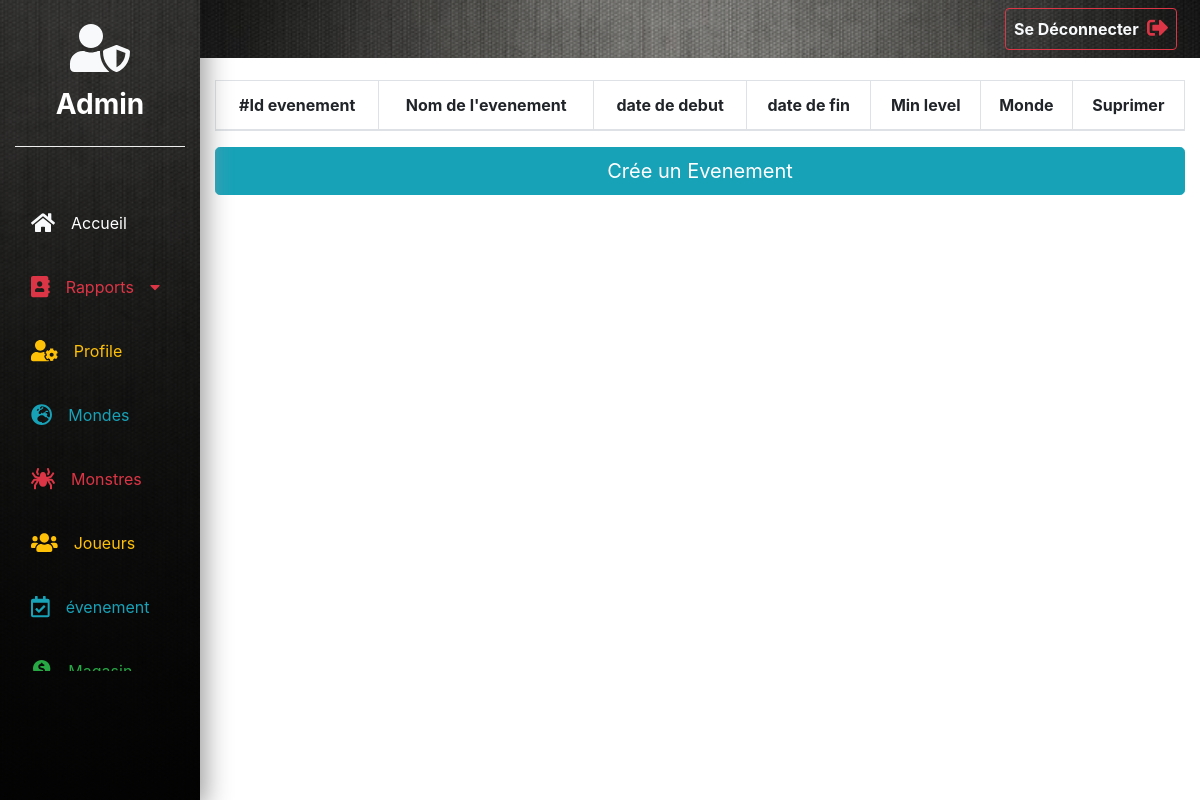
The app's page /admin/evenement.php, older data.
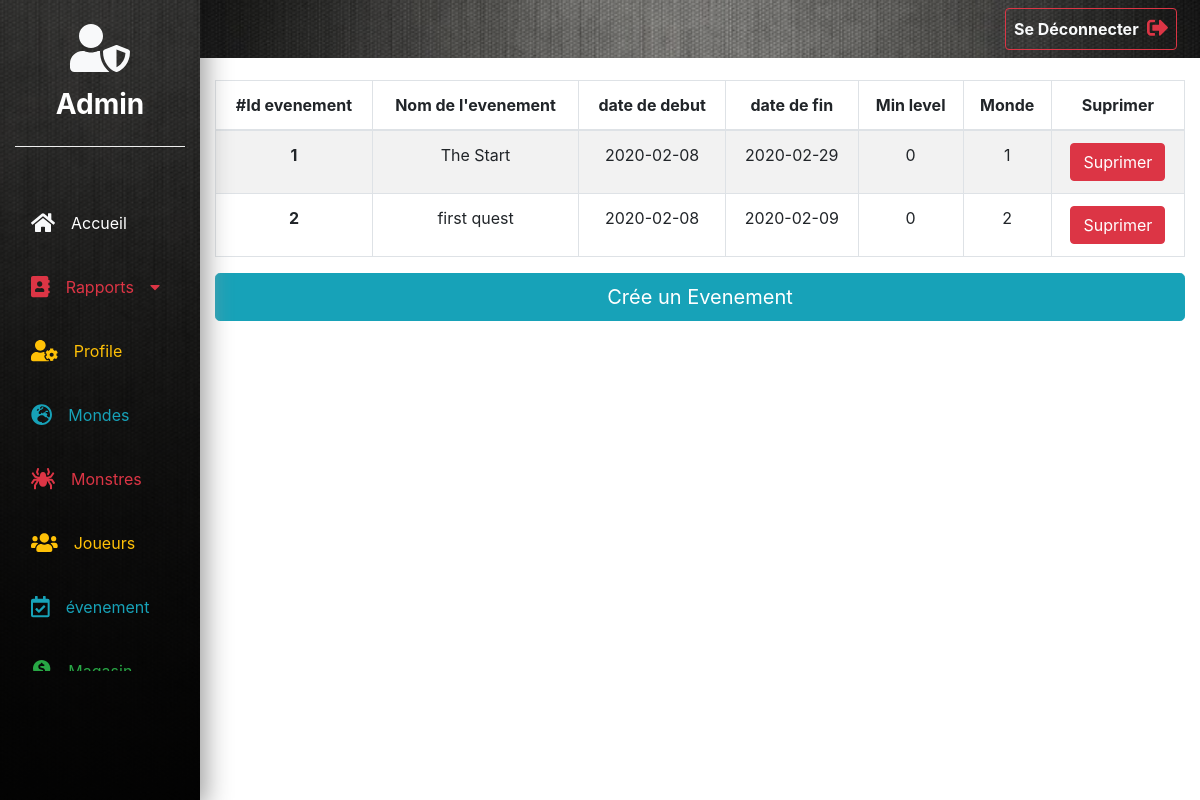
The same page, newer data.
### tables this page shows
CREATE TABLE IF NOT EXISTS `evenement` (
  `ID_Event` int(4) NOT NULL AUTO_INCREMENT,
  `Nom_Event` varchar(60) NOT NULL,
  `Date_Debut_Event` date NOT NULL,
  `Date_Fin_Event` date NOT NULL,
  `Min_Level` int(30) NOT NULL,
  `ID_Mond` int(30) NOT NULL,
  PRIMARY KEY (`ID_Event`),
  KEY `ID_Mond` (`ID_Mond`)
);

### php/class_evenement.php (called while the page is built, shortened)
<?php include "databaseobject.class.php" ?>
<?php
class Evenement extends DatabaseObject {
    static  public function count_all_evenements(){
        $sql = "SELECT COUNT(*) as total FROM evenement " ;
        $result = self::$database->query($sql);
        $row = $result->fetch_array();
        return array_shift($row);
      }
}
?>

### php/pagination.class.php (called while the page is built, shortened)
<?php
class Pagination {
  public $current_page;
  public $per_page;
  public function __construct($page=1, $per_page=20, $total_count=0) {
    $this->current_page = (int) $page;
    $this->per_page = (int) $per_page;
  }
  public function offset() {
    return $this->per_page * ($this->current_page - 1);
  }
}
?>

### php/databaseobject.class.php (called while the page is built, shortened)
<?php
class DatabaseObject {
  static protected $database='ancient_time_db';
  static public function set_database($database) {
    self::$database = $database;
  }
  static public function query($sql){
    $result = self::$database->query($sql);
    return $result;
  }
}
?>

### php/function.php (called while the page is built, shortened)
<?php
function h($string="") {
  return htmlspecialchars($string);
}

### admin/evenement.php (the view, shortened to what this page needs)
<?php include "../php/class_evenement.php" ?>
<?php include "../php/pagination.class.php" ?>
<?php include "../php/function.php" ?>
<?php
  $current_page = $_GET['page'] ?? 1;
  $per_page = 5;
  $total_count = Evenement::count_all_evenements();
  $pagination = new Pagination($current_page, $per_page, $total_count);
  $sql = "SELECT * FROM evenement";
  $sql .= " LIMIT {$per_page} ";
  $sql .= "OFFSET {$pagination->offset()}";
  $evenements = Evenement::query($sql);
 ?>
<!DOCTYPE html>
<html lang="en" dir="ltr">
  <head>
    <link rel="stylesheet" href="../css/style_admin.css">
    <link rel="stylesheet" href="../bootstrap/css/bootstrap.min.css">
  </head>
  <body>
    <?php
    include'../html/admin/navbar.php'
      ?>
      <section>
                <div class="container-fluid ">
                  <div class="row">
                    <div class="col-xl-10 col-lg-9 col-md-8 ml-auto">
                      <div class="row pt-md-5 mt-md-3 mb-5">
                        <div class="col">
                          <table class="table table-striped table-bordered text-center table-responsive-md">
                            <thead>
                              <tr>
                                <th scope="col">#Id evenement</th>
                                <th scope="col">Nom de l'evenement</th>
                                <th scope="col">date de debut</th>
                                <th scope="col">date de fin</th>
                                <th scope="col">Min level</th>
                                <th scope="col">Monde</th>
                                <th scope="col" class="text-center">Suprimer</th>
                              </tr>
                            </thead>
                            <tbody>
                              <?php
                              $cpt=0;
                              ?>
                              <?php   while(($row = $evenements->fetch_assoc()) && ($cpt < $per_page))
                              { $cpt += 1;  ?>
                              <tr>
                                <th scope="row"><?php echo h($row['ID_Event']); ?></th>
                                <td><?php echo h($row['Nom_Event']); ?></td>
                                <td><?php echo h($row['Date_Debut_Event']); ?></td>
                                <td><?php echo h($row['Date_Fin_Event']); ?></td>
                                <td><?php echo h($row['Min_Level']);
                                 ?></td>
                                 <td><?php echo h($row['ID_Mond']); ?></td>
                                <td class="text-center  text-light"><a href="suprimerEvenement.php?ID_Event=<?php echo ($row['ID_Event']);?>" name="button" class="btn btn-danger" >Suprimer</a>
                              </tr>
                              <?php }?>
                            </tbody>
                         </table>
                       </div>
                         <div class="col-md-12">
                             <a  class="btn btn-info btn-lg col mb-3" href="ajouterEvenement.php">Crée un Evenement</a>
                         </div>
                    </div>
                  </div>
                </div>
      </section>
  </body>
</html>

Row changes from the older to the newer data that the page shows:
added evenement: ID_Event "1", Nom_Event "The Start", Date_Debut_Event "2020-02-08", Date_Fin_Event "2020-02-29", Min_Level "0", ID_Mond "1"
added evenement: ID_Event "2", Nom_Event "first quest", Date_Debut_Event "2020-02-08", Date_Fin_Event "2020-02-09", Min_Level "0", ID_Mond "2"
